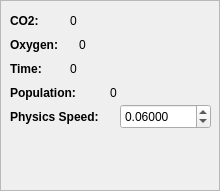
     <widget class="QFrame" name="world_info_frame">
      <property name="geometry">
       <rect>
        <x>8</x>
        <y>5</y>
        <width>220</width>
        <height>191</height>
       </rect>
      </property>
      <property name="frameShape">
       <enum>QFrame::StyledPanel</enum>
      </property>
      <property name="frameShadow">
       <enum>QFrame::Raised</enum>
      </property>
      <widget class="QLabel" name="pop_val">
       <property name="geometry">
        <rect>
         <x>110</x>
         <y>80</y>
         <width>100</width>
         <height>25</height>
        </rect>
       </property>
       <property name="font">
        <font>
         <weight>50</weight>
         <bold>false</bold>
        </font>
       </property>
       <property name="text">
        <string>0</string>
       </property>
      </widget>
      <widget class="QLabel" name="time_label">
       <property name="geometry">
        <rect>
         <x>10</x>
         <y>56</y>
         <width>60</width>
         <height>25</height>
        </rect>
       </property>
       <property name="font">
        <font>
         <weight>75</weight>
         <bold>true</bold>
        </font>
       </property>
       <property name="toolTip">
        <string extracomment="This world's age"/>
       </property>
       <property name="statusTip">
        <string>The environment's age</string>
       </property>
       <property name="text">
        <string>Time:</string>
       </property>
      </widget>
      <widget class="QLabel" name="pop_label">
       <property name="geometry">
        <rect>
         <x>10</x>
         <y>80</y>
         <width>90</width>
         <height>25</height>
        </rect>
       </property>
       <property name="font">
        <font>
         <weight>75</weight>
         <bold>true</bold>
        </font>
       </property>
       <property name="toolTip">
        <string extracomment="How many organisms are in this world"/>
       </property>
       <property name="statusTip">
        <string>The environment's population</string>
       </property>
       <property name="text">
        <string>Population:</string>
       </property>
      </widget>
      <widget class="QLabel" name="co2_label">
       <property name="geometry">
        <rect>
         <x>10</x>
         <y>8</y>
         <width>60</width>
         <height>25</height>
        </rect>
       </property>
       <property name="font">
        <font>
         <weight>75</weight>
         <bold>true</bold>
        </font>
       </property>
       <property name="toolTip">
        <string extracomment="The amount of CO2 in this world"/>
       </property>
       <property name="statusTip">
        <string>The amount of CO2 in this environment</string>
       </property>
       <property name="whatsThis">
        <string/>
       </property>
       <property name="text">
        <string>CO2:</string>
       </property>
      </widget>
      <widget class="QLabel" name="co2_val">
       <property name="geometry">
        <rect>
         <x>70</x>
         <y>8</y>
         <width>140</width>
         <height>25</height>
        </rect>
       </property>
       <property name="toolTip">
        <string/>
       </property>
       <property name="text">
        <string>0</string>
       </property>
      </widget>
      <widget class="QLabel" name="time_val">
       <property name="geometry">
        <rect>
         <x>70</x>
         <y>56</y>
         <width>140</width>
         <height>25</height>
        </rect>
       </property>
       <property name="text">
        <string>0</string>
       </property>
      </widget>
      <widget class="QLabel" name="oxygen_label">
       <property name="geometry">
        <rect>
         <x>10</x>
         <y>32</y>
         <width>60</width>
         <height>25</height>
        </rect>
       </property>
       <property name="font">
        <font>
         <weight>75</weight>
         <bold>true</bold>
        </font>
       </property>
       <property name="toolTip">
        <string extracomment="The amount of CO2 in this world"/>
       </property>
       <property name="statusTip">
        <string>The amount of Oxygen in this environment</string>
       </property>
       <property name="whatsThis">
        <string/>
       </property>
       <property name="text">
        <string>Oxygen:</string>
       </property>
      </widget>
      <widget class="QLabel" name="oxygen_val">
       <property name="geometry">
        <rect>
         <x>79</x>
         <y>32</y>
         <width>131</width>
         <height>25</height>
        </rect>
       </property>
       <property name="toolTip">
        <string/>
       </property>
       <property name="text">
        <string>0</string>
       </property>
      </widget>
      <widget class="QDoubleSpinBox" name="world_speed_spinbox">
       <property name="geometry">
        <rect>
         <x>120</x>
         <y>104</y>
         <width>91</width>
         <height>25</height>
        </rect>
       </property>
       <property name="statusTip">
        <string>Be careful with this value. Too high and things get weird</string>
       </property>
       <property name="decimals">
        <number>5</number>
       </property>
       <property name="minimum">
        <double>0.002000000000000</double>
       </property>
       <property name="maximum">
        <double>10.000000000000000</double>
       </property>
       <property name="singleStep">
        <double>0.002000000000000</double>
       </property>
       <property name="value">
        <double>0.060000000000000</double>
       </property>
      </widget>
      <widget class="QLabel" name="world_speed_label">
       <property name="geometry">
        <rect>
         <x>10</x>
         <y>104</y>
         <width>111</width>
         <height>25</height>
        </rect>
       </property>
       <property name="font">
        <font>
         <weight>75</weight>
         <bold>true</bold>
        </font>
       </property>
       <property name="toolTip">
        <string extracomment="The amount of CO2 in this world"/>
       </property>
       <property name="statusTip">
        <string>The speed of this world's physics (does not change any neural controls)</string>
       </property>
       <property name="whatsThis">
        <string/>
       </property>
       <property name="text">
        <string>Physics Speed:</string>
       </property>
      </widget>
     </widget>
